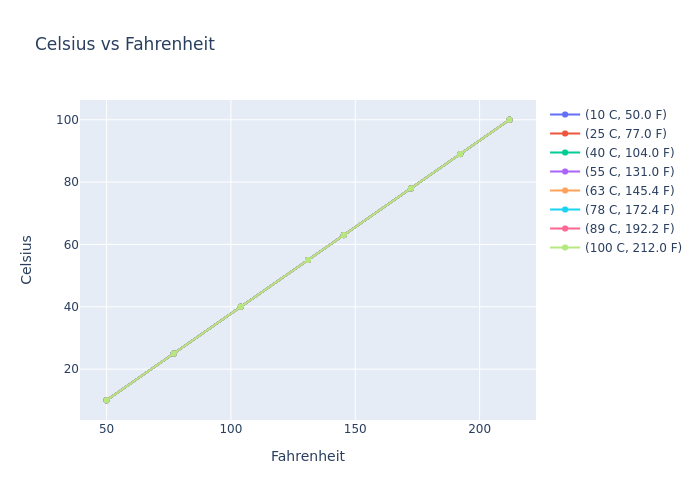

Write the Python code that produced this figure.
from q8 import c_to_f
import plotly
import plotly.graph_objs as go
import plotly.io as pio
import numpy as np
import pandas as pd

def cf_graph(temps):
  converted_temps = []

  for i in temps:
    converted_temps.append(c_to_f(i))

  fig = go.Figure()
  
  for i in range(len(temps)):
    arr1 = np.array(temps)
    arr2 = np.array(converted_temps)

    fig.add_trace(go.Scatter(
      x = arr2,
      y = arr1,
      mode = 'lines+markers',
      name = f'({temps[i]} C, {converted_temps[i]} F)'
    ))


  fig.update_layout(
    title = "Celsius vs Fahrenheit",
    xaxis_title = "Fahrenheit",
    yaxis_title = "Celsius"
  )

  pio.write_image(fig, 'q9.png')

def main():
  cels = [10, 25, 40, 55, 63, 78, 89, 100]
  cf_graph(cels)


if __name__ == '__main__':
    main()
